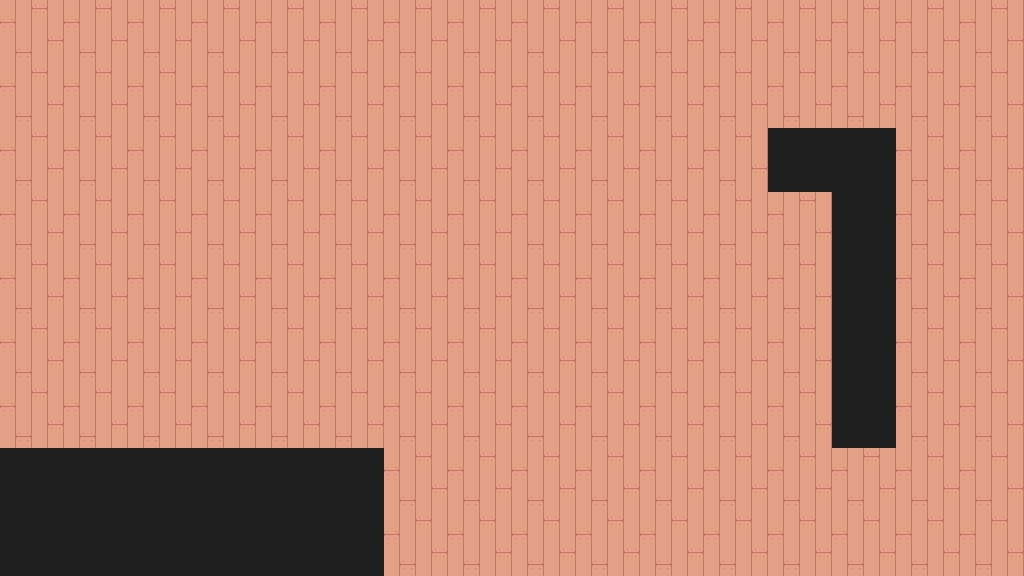

A 2D game scene composited from a Tiled map and its tileset images. What follows is a short description and the map's XML, with each tile layer's data collapsed to a summary:
An orthogonal 16x9 tile map with 64x64 px tiles, 4 tile layers (background, onc, oic, onn) and 67 objects (2x Portal, Player, Angel, NPC).

<map version="1.10" tiledversion="2025.02.03" orientation="orthogonal" renderorder="right-down" width="16" height="9" tilewidth="64" tileheight="64" infinite="0" nextlayerid="13" nextobjectid="82">
 <editorsettings>
  <export target="dp_2.json" format="json" />
 </editorsettings>
 <tileset firstgid="1" source="room_tileset_updated.tsx" />
 <layer id="1" name="background" width="16" height="9">
  <data>[144 cells, 144 non-empty, 1 distinct tile ids]</data>
 </layer>
 <layer id="2" name="onc" width="16" height="9">
  <data>[144 cells, 18 non-empty, 1 distinct tile ids]</data>
 </layer>
 <layer id="7" name="oic" width="16" height="9">
  <data>[144 cells, 0 non-empty, 0 distinct tile ids]</data>
 </layer>
 <layer id="8" name="onn" width="16" height="9">
  <data>[144 cells, 0 non-empty, 0 distinct tile ids]</data>
 </layer>
 <objectgroup id="12" name="holes">
  <object id="18" gid="139" x="0" y="128" width="64" height="64" />
  <object id="19" gid="139" x="64" y="128" width="64" height="64" />
  <object id="20" gid="139" x="128" y="128" width="64" height="64" />
  <object id="21" gid="139" x="192" y="128" width="64" height="64" />
  <object id="22" gid="139" x="256" y="128" width="64" height="64" />
  <object id="23" gid="139" x="320" y="128" width="64" height="64" />
  <object id="24" gid="139" x="512" y="128" width="64" height="64" />
  <object id="25" gid="139" x="576" y="128" width="64" height="64" />
  <object id="26" gid="139" x="640" y="128" width="64" height="64" />
  <object id="27" gid="139" x="704" y="128" width="64" height="64" />
  <object id="28" gid="139" x="768" y="128" width="64" height="64" />
  <object id="29" gid="139" x="832" y="128" width="64" height="64" />
  <object id="30" gid="139" x="896" y="128" width="64" height="64" />
  <object id="31" gid="139" x="896" y="192" width="64" height="64" />
  <object id="32" gid="139" x="896" y="256" width="64" height="64" />
  <object id="33" gid="139" x="896" y="320" width="64" height="64" />
  <object id="34" gid="139" x="896" y="384" width="64" height="64" />
  <object id="35" gid="139" x="896" y="448" width="64" height="64" />
  <object id="36" gid="139" x="896" y="512" width="64" height="64" />
  <object id="37" gid="139" x="832" y="512" width="64" height="64" />
  <object id="38" gid="139" x="768" y="512" width="64" height="64" />
  <object id="39" gid="139" x="704" y="512" width="64" height="64" />
  <object id="40" gid="139" x="768" y="384" width="64" height="64" />
  <object id="41" gid="139" x="768" y="448" width="64" height="64" />
  <object id="42" gid="139" x="768" y="320" width="64" height="64" />
  <object id="43" gid="139" x="768" y="256" width="64" height="64" />
  <object id="44" gid="139" x="704" y="192" width="64" height="64" />
  <object id="45" gid="139" x="704" y="256" width="64" height="64" />
  <object id="46" gid="139" x="0" y="192" width="64" height="64" />
  <object id="47" gid="139" x="64" y="192" width="64" height="64" />
  <object id="48" gid="139" x="128" y="192" width="64" height="64" />
  <object id="49" gid="139" x="192" y="192" width="64" height="64" />
  <object id="50" gid="139" x="256" y="192" width="64" height="64" />
  <object id="51" gid="139" x="320" y="192" width="64" height="64" />
  <object id="52" gid="139" x="384" y="192" width="64" height="64" />
  <object id="53" gid="139" x="448" y="192" width="64" height="64" />
  <object id="54" gid="139" x="512" y="192" width="64" height="64" />
  <object id="55" gid="139" x="576" y="192" width="64" height="64" />
  <object id="56" gid="139" x="640" y="192" width="64" height="64" />
  <object id="58" gid="139" x="640" y="384" width="64" height="64" />
  <object id="59" gid="139" x="576" y="576" width="64" height="64" />
  <object id="60" gid="139" x="576" y="512" width="64" height="64" />
  <object id="61" gid="139" x="576" y="448" width="64" height="64" />
  <object id="62" gid="139" x="576" y="384" width="64" height="64" />
  <object id="63" gid="139" x="576" y="320" width="64" height="64" />
  <object id="64" gid="139" x="448" y="320" width="64" height="64" />
  <object id="65" gid="139" x="384" y="320" width="64" height="64" />
  <object id="66" gid="139" x="320" y="320" width="64" height="64" />
  <object id="67" gid="139" x="192" y="320" width="64" height="64" />
  <object id="68" gid="139" x="128" y="320" width="64" height="64" />
  <object id="69" gid="139" x="64" y="320" width="64" height="64" />
  <object id="70" gid="139" x="256" y="320" width="64" height="64" />
  <object id="71" gid="139" x="512" y="320" width="64" height="64" />
  <object id="72" gid="139" x="320" y="448" width="64" height="64" />
  <object id="73" gid="139" x="0" y="448" width="64" height="64" />
  <object id="74" gid="139" x="64" y="448" width="64" height="64" />
  <object id="75" gid="139" x="128" y="448" width="64" height="64" />
  <object id="76" gid="139" x="192" y="448" width="64" height="64" />
  <object id="77" gid="139" x="256" y="448" width="64" height="64" />
  <object id="78" gid="139" x="384" y="448" width="64" height="64" />
  <object id="79" gid="139" x="384" y="512" width="64" height="64" />
  <object id="80" gid="139" x="384" y="576" width="64" height="64" />
 </objectgroup>
 <objectgroup id="6" name="player">
  <object id="8" type="Player" gid="27" x="482" y="515" width="64" height="64" />
 </objectgroup>
 <objectgroup id="5" name="enemies">
  <object id="6" name="eC_0" type="Angel" gid="29" x="418" y="191" width="64" height="64" />
 </objectgroup>
 <objectgroup id="3" name="portals">
  <object id="1" name="dp_1" type="Portal" gid="31" x="481" y="575" width="64" height="64" />
  <object id="81" name="dp_4" type="Portal" gid="31" x="193" y="65" width="64" height="64" />
 </objectgroup>
 <objectgroup id="11" name="fires" />
 <objectgroup id="4" name="npcs">
  <object id="3" name="virgil" type="NPC" x="438.5" y="78.5" width="83" height="19">
   <text wrap="1">Virgil</text>
  </object>
 </objectgroup>
 <objectgroup id="10" name="items" />
 <objectgroup id="9" name="powerups" />
</map>
